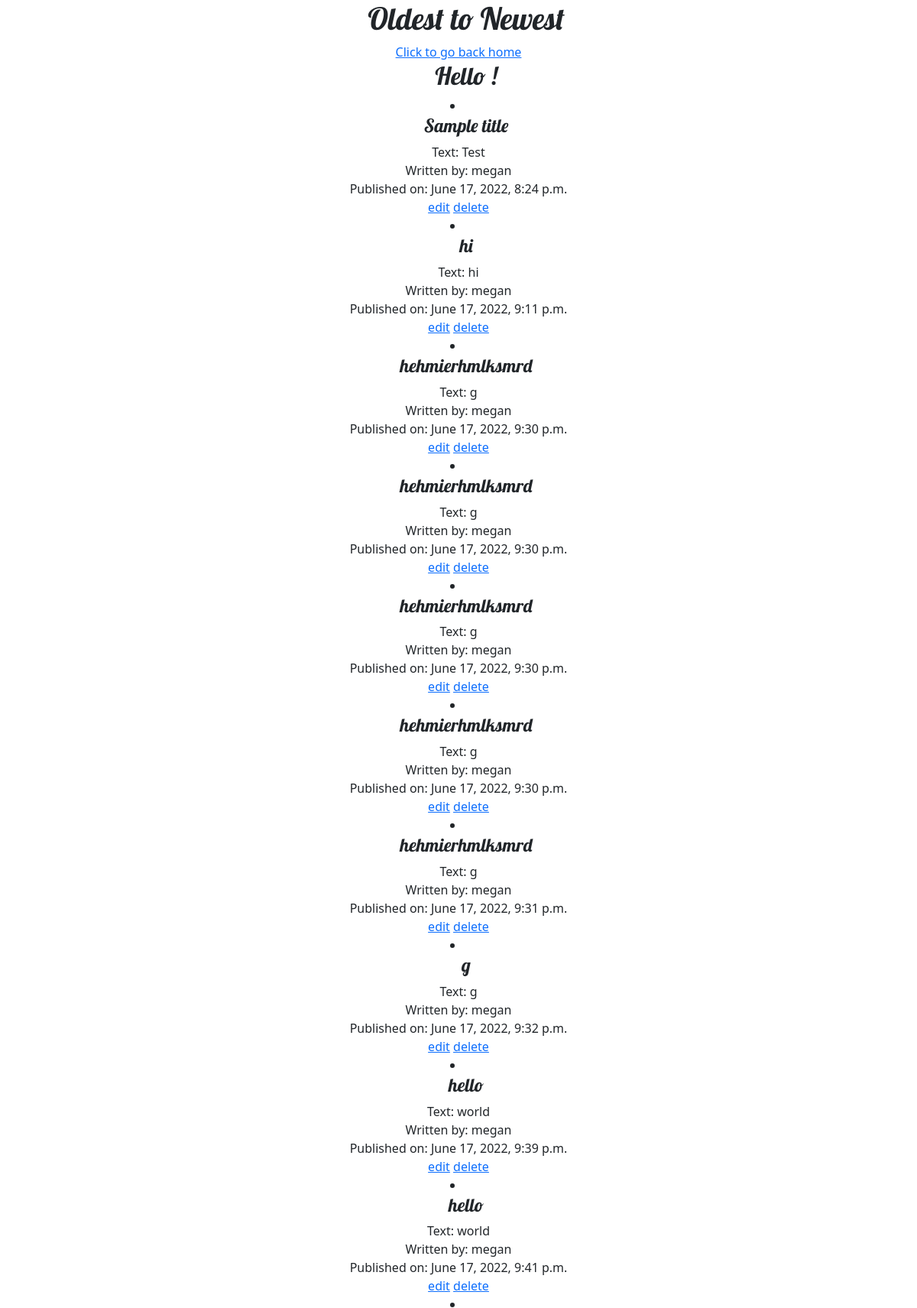
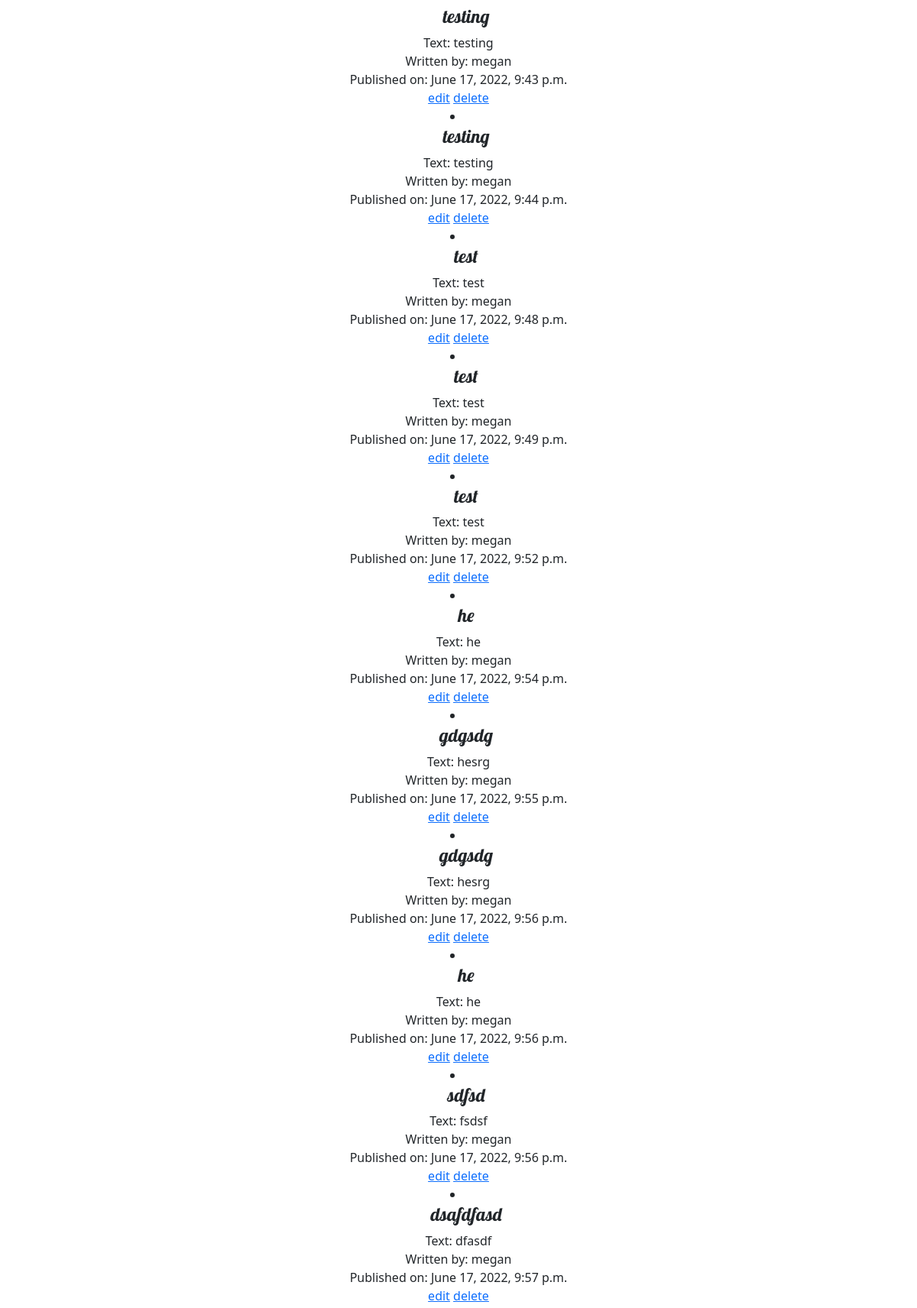
The page /latest/ (upper part) on the database its author committed (2 pictures, top to bottom).
### blogs/models.py (models this page shows, shortened)
class Post(models.Model):
    author = models.ForeignKey(settings.AUTH_USER_MODEL, on_delete=models.CASCADE)
    title = models.CharField(max_length=200)
    text = models.TextField()
    created_date = models.DateTimeField(default=timezone.now)
    published_date = models.DateTimeField(blank=True, null=True)

### blogs/views.py (the view)
# urls.py: path('latest/', views.TodayView.as_view(), name='todayDate'),
class TodayView(generic.ListView):
    template_name = 'blogs/latest.html'
    context_object_name = 'blogs_list'
    def get_queryset(self):
        return Post.objects.filter(published_date__lte=timezone.now()).order_by('published_date')

### blogs/templates/blogs/latest.html (shortened to what this page needs)
{% load static %}
<head>
    <link rel="stylesheet" href="https://cdn.jsdelivr.net/npm/bootstrap@5.1.3/dist/css/bootstrap.min.css">
    <link rel="stylesheet" href="{% static 'css/blogs.css' %}">
</head>
<center>
    <h1>Oldest to Newest</h1>
    <a href="{% url 'post_list' %}">Click to go back home</a>
</center>
{% if blogs_list %}
    <center>
        <center><h2> Hello {{user.username}}!</h2></center>
        {% for blog in blogs_list %}
            <li>
                <h4>{{ blog.title }}<br></h4>
                Text: {{ blog.text }} <br>
                Written by: {{ blog.author }} <br>
                Published on: {{ blog.published_date }} <br>
                <span><a href="{% url 'update' blog.id %}">edit</a></span>
                <span><a href="{% url 'delete' blog.id %}">delete</a></span>
            </li>
        {% endfor %}
    </center>
{% else %}
    <p>No posts exist</p>
{% endif %}

### blogs/static/css/blogs.css (style rules this page uses)
h1, h2, h3, h4 { margin-left: 20px; font-family: 'Lobster', cursive; }

### rows shown on the page
Post: title "Sample title", text "Test", author "megan", published_date "June 17, 2022, 8:24 p.m."
Post: title "hi", text "hi", author "megan", published_date "June 17, 2022, 9:11 p.m."
Post: title "hehmierhmlksmrd", text "g", author "megan", published_date "June 17, 2022, 9:30 p.m."
Post: title "hehmierhmlksmrd", text "g", author "megan", published_date "June 17, 2022, 9:30 p.m."
Post: title "hehmierhmlksmrd", text "g", author "megan", published_date "June 17, 2022, 9:30 p.m."
Post: title "hehmierhmlksmrd", text "g", author "megan", published_date "June 17, 2022, 9:30 p.m."
Post: title "hehmierhmlksmrd", text "g", author "megan", published_date "June 17, 2022, 9:31 p.m."
Post: title "g", text "g", author "megan", published_date "June 17, 2022, 9:32 p.m."
Post: title "hello", text "world", author "megan", published_date "June 17, 2022, 9:39 p.m."
Post: title "hello", text "world", author "megan", published_date "June 17, 2022, 9:41 p.m."
Post: title "testing", text "testing", author "megan", published_date "June 17, 2022, 9:43 p.m."
Post: title "testing", text "testing", author "megan", published_date "June 17, 2022, 9:44 p.m."
Post: title "test", text "test", author "megan", published_date "June 17, 2022, 9:48 p.m."
Post: title "test", text "test", author "megan", published_date "June 17, 2022, 9:49 p.m."
Post: title "test", text "test", author "megan", published_date "June 17, 2022, 9:52 p.m."
Post: title "he", text "he", author "megan", published_date "June 17, 2022, 9:54 p.m."
Post: title "gdgsdg", text "hesrg", author "megan", published_date "June 17, 2022, 9:55 p.m."
Post: title "gdgsdg", text "hesrg", author "megan", published_date "June 17, 2022, 9:56 p.m."
Post: title "he", text "he", author "megan", published_date "June 17, 2022, 9:56 p.m."
Post: title "sdfsd", text "fsdsf", author "megan", published_date "June 17, 2022, 9:56 p.m."
Post: title "dsafdfasd", text "dfasdf", author "megan", published_date "June 17, 2022, 9:57 p.m."
